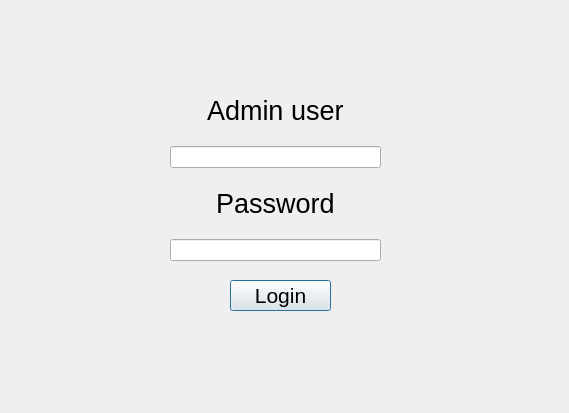
<?xml version="1.0" encoding="UTF-8"?>
<ui version="4.0">
 <class>AdminLogin</class>
 <widget class="QDialog" name="AdminLogin">
  <property name="geometry">
   <rect>
    <x>0</x>
    <y>0</y>
    <width>569</width>
    <height>413</height>
   </rect>
  </property>
  <property name="windowTitle">
   <string>Dialog</string>
  </property>
  <widget class="QPushButton" name="AdmLoginButton">
   <property name="geometry">
    <rect>
     <x>230</x>
     <y>280</y>
     <width>101</width>
     <height>31</height>
    </rect>
   </property>
   <property name="font">
    <font>
     <pointsize>16</pointsize>
    </font>
   </property>
   <property name="text">
    <string>Login</string>
   </property>
  </widget>
  <widget class="QWidget" name="layoutWidget">
   <property name="geometry">
    <rect>
     <x>170</x>
     <y>80</y>
     <width>211</width>
     <height>181</height>
    </rect>
   </property>
   <layout class="QVBoxLayout" name="verticalLayout">
    <item alignment="Qt::AlignHCenter">
     <widget class="QLabel" name="label">
      <property name="font">
       <font>
        <pointsize>20</pointsize>
       </font>
      </property>
      <property name="text">
       <string>Admin user</string>
      </property>
     </widget>
    </item>
    <item>
     <widget class="QLineEdit" name="AdminUser"/>
    </item>
    <item alignment="Qt::AlignHCenter">
     <widget class="QLabel" name="label_2">
      <property name="font">
       <font>
        <pointsize>20</pointsize>
       </font>
      </property>
      <property name="text">
       <string>Password</string>
      </property>
     </widget>
    </item>
    <item>
     <widget class="QLineEdit" name="AdminPassword">
      <property name="echoMode">
       <enum>QLineEdit::Password</enum>
      </property>
     </widget>
    </item>
   </layout>
  </widget>
 </widget>
 <resources/>
 <connections/>
</ui>
